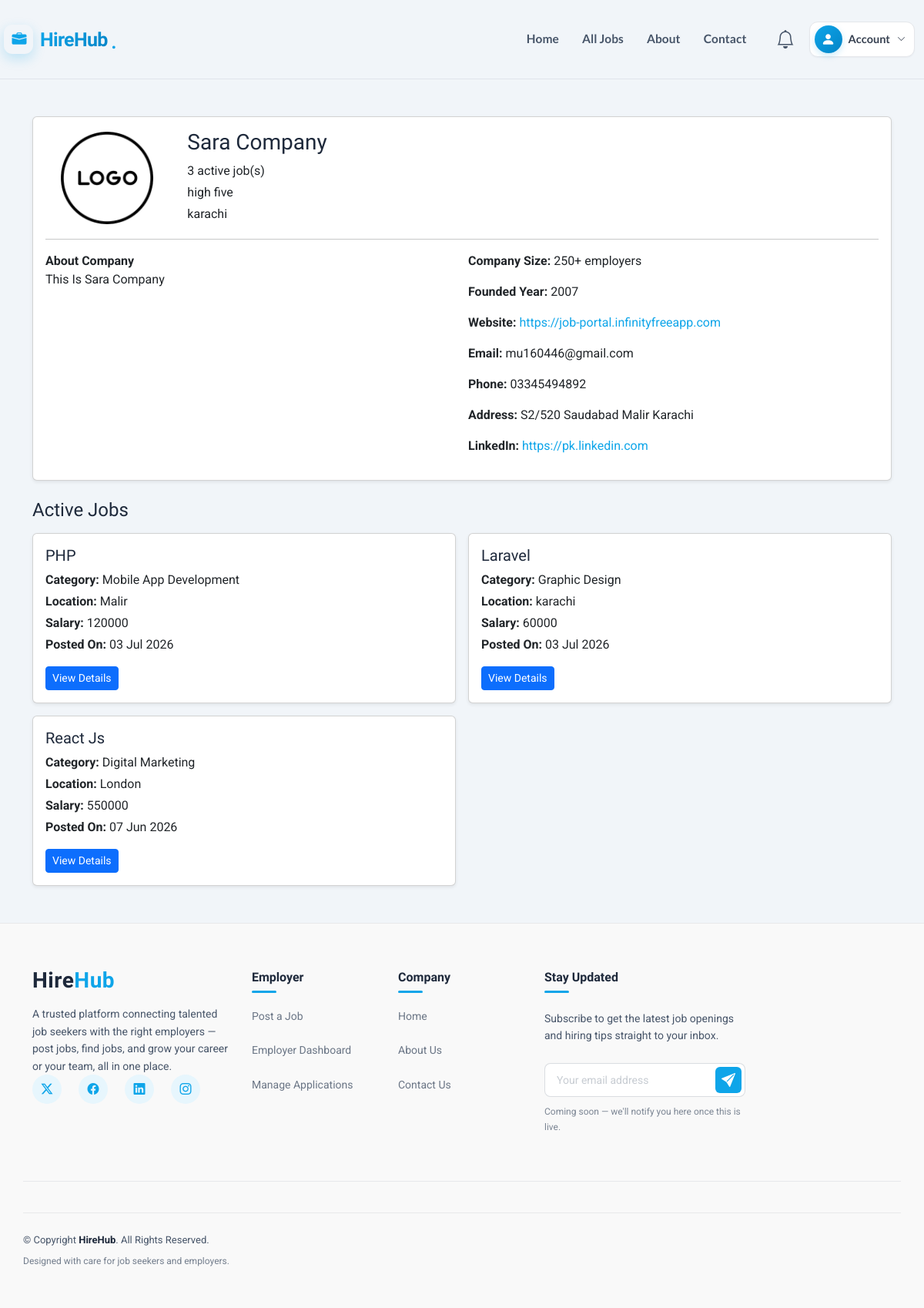
The app's page /company.php?id=2 (signed in) with its own data.
### tables this page shows
CREATE TABLE `users` (
  `id` int(11) NOT NULL,
  `fullname` varchar(100) DEFAULT NULL,
  `profile_image` varchar(255) DEFAULT 'user.png',
  `email` varchar(100) DEFAULT NULL,
  `password` varchar(255) DEFAULT NULL,
  `role` varchar(55) NOT NULL,
  `bio` mediumtext DEFAULT NULL,
  `skills` mediumtext DEFAULT NULL,
  `experience` varchar(100) DEFAULT NULL,
  `cv_file` varchar(255) DEFAULT NULL,
  `created_at` timestamp NOT NULL DEFAULT current_timestamp() ON UPDATE current_timestamp(),
  `company_name` varchar(150) DEFAULT NULL,
  `company_logo` varchar(255) DEFAULT NULL,
  `company_website` varchar(255) DEFAULT NULL,
  `company_email` varchar(150) DEFAULT NULL,
  `company_phone` varchar(30) DEFAULT NULL,
  `company_industry` varchar(100) DEFAULT NULL,
  `company_size` varchar(50) DEFAULT NULL,
  `company_founded_year` year(4) DEFAULT NULL,
  `company_city` varchar(100) DEFAULT NULL,
  `company_address` mediumtext DEFAULT NULL,
  `company_about` mediumtext DEFAULT NULL,
  `company_linkedin` varchar(255) DEFAULT NULL,
  `reset_token` varchar(64) DEFAULT NULL,
  `reset_token_expiry` datetime DEFAULT NULL
);

CREATE TABLE `jobs` (
  `id` int(11) NOT NULL,
  `user_id` int(11) DEFAULT NULL,
  `title` varchar(255) DEFAULT NULL,
  `company` varchar(255) DEFAULT NULL,
  `location` varchar(255) DEFAULT NULL,
  `salary` varchar(100) DEFAULT NULL,
  `description` mediumtext DEFAULT NULL,
  `created_at` timestamp NOT NULL DEFAULT current_timestamp(),
  `category_id` int(11) DEFAULT NULL,
  `status` varchar(20) DEFAULT 'open',
  `job_type` enum('Full Time','Part Time','Internship','Contract','Remote','Hybrid') NOT NULL DEFAULT 'Full Time',
  `approval_status` varchar(20) DEFAULT 'pending',
  `required_skills` mediumtext DEFAULT NULL
);

CREATE TABLE `categories` (
  `id` int(11) NOT NULL,
  `name` varchar(100) NOT NULL
);

### company.php (the view, shortened to what this page needs)
<?php
require_once './includes/config.php';
$id = intval($_GET['id']);
$result = mysqli_execute_query($conn, "SELECT * FROM users WHERE id = ? AND role = 'employer'", [$id]);
$company = mysqli_fetch_assoc($result);
$jobs_result = mysqli_execute_query($conn, "SELECT *,jobs.id as job_id,categories.name AS cat_name FROM jobs inner join categories on jobs.category_id = categories.id WHERE user_id = ? AND status = 'open' ORDER BY jobs.id DESC", [$id]);
$total_jobs_result = mysqli_execute_query($conn, "select count(*) as total_jobs from jobs where user_id = ? and status = 'open' and approval_status = 'approved'", [$id]);
$total_jobs = mysqli_fetch_assoc($total_jobs_result);
function safeUrl($url) {
    if (preg_match('/^https?:\/\//i', $url)) {
        return htmlspecialchars($url);
    }
    return "";
}
require_once './includes/header.php';
?>
<div class="container my-5">
    <div class="card shadow-sm mb-4">
        <div class="card-body">
            <div class="row align-items-center">
                <div class="col-md-2 text-center mb-3 mb-md-0">
                    <?php if (!empty($company['company_logo'])) { ?>
                        <img src="uploads/company_logos/<?php echo htmlspecialchars($company['company_logo']); ?>" width="120" height="120" style="object-fit:cover; border-radius:5px;">
                    <?php } else { ?>
                        <img src="assets/img/default_company.png" width="120" height="120" style="object-fit:cover; border-radius:5px;">
                    <?php } ?>
                </div>
                <div class="col-md-10">
                    <h3><?php echo htmlspecialchars($company['company_name'] ?? 'N/A'); ?></h3>
                    <p class="mb-1"><?php echo (int)$total_jobs['total_jobs']; ?> active job(s)</p>
                    <p class="mb-1"><?php echo htmlspecialchars($company['company_industry'] ?? 'N/A'); ?></p>
                    <p class="mb-1"><?php echo htmlspecialchars($company['company_city'] ?? 'N/A'); ?></p>
                </div>
            </div>
            <hr>
            <div class="row g-3">
                <div class="col-md-6">
                    <strong>About Company</strong>
                    <p><?php echo !empty($company['company_about']) ? nl2br(htmlspecialchars($company['company_about'])) : 'N/A'; ?></p>
                </div>
                <div class="col-md-6">
                    <p><strong>Company Size:</strong> <?php echo !empty($company['company_size']) ? htmlspecialchars($company['company_size']) : 'N/A'; ?> </p>
                    <p><strong>Founded Year:</strong> <?php echo !empty($company['company_founded_year']) ? htmlspecialchars($company['company_founded_year']) : 'N/A'; ?></p>
                    <p><strong>Website:</strong>
                        <?php $website = safeUrl($company['company_website'] ?? ''); ?>
                        <?php if (!empty($website)) { ?>
                            <a href="<?php echo $website; ?>" target="_blank" rel="noopener noreferrer"><?php echo $website; ?></a>
                        <?php } else { ?>
                            N/A
                        <?php } ?>
                    </p>
                    <p><strong>Email:</strong> <?php echo !empty($company['company_email']) ? htmlspecialchars($company['company_email']) : 'N/A'; ?>  </p>
                    <p><strong>Phone:</strong> <?php echo !empty($company['company_phone']) ? htmlspecialchars($company['company_phone']) : 'N/A'; ?>  </p>
                    <p><strong>Address:</strong> <?php echo !empty($company['company_address']) ? nl2br(htmlspecialchars($company['company_address'])) : 'N/A'; ?> </p>
                    <p><strong>LinkedIn:</strong>
                        <?php $linkedin = safeUrl($company['company_linkedin'] ?? ''); ?>
                        <?php if (!empty($linkedin)) { ?>
                            <a href="<?php echo $linkedin; ?>" target="_blank" rel="noopener noreferrer"><?php echo $linkedin; ?></a>
                        <?php } else { ?>
                            N/A
                        <?php } ?>
                    </p>
                </div>
            </div>
        </div>
    </div>
    <h4 class="mb-3">Active Jobs</h4>
    <div class="row g-3">
        <?php if (mysqli_num_rows($jobs_result) > 0) { ?>
            <?php while ($job = mysqli_fetch_assoc($jobs_result)) { ?>
                <div class="col-md-6">
                    <div class="card shadow-sm h-100">
                        <div class="card-body">
                            <h5><?php echo htmlspecialchars($job['title']); ?></h5>
                            <p class="mb-1"><strong>Category:</strong> <?php echo htmlspecialchars($job['cat_name']); ?></p>
                            <p class="mb-1"><strong>Location:</strong> <?php echo htmlspecialchars($job['location']); ?></p>
                            <p class="mb-1"><strong>Salary:</strong> <?php echo htmlspecialchars($job['salary']); ?></p>
                            <p class="mb-3"> <strong>Posted On:</strong> <?php echo date("d M Y", strtotime($job['created_at'])); ?> </p>
                            <a href="job-details.php?id=<?php echo (int)$job['job_id']; ?>" class="btn btn-primary btn-sm">View Details</a>
                        </div>
                    </div>
                </div>
            <?php } ?>
        <?php } else { ?>
            <div class="col-12">
                <p>No active jobs posted by this company.</p>
            </div>
        <?php } ?>
    </div>
</div>
<?php require_once './includes/footer.php'; ?>

### records on screen
users: company_name "Sara Company", company_industry "high five", company_city "karachi", company_about "This Is Sara Company", company_size "250+ employers", company_founded_year "2007", company_website "https://job-portal.infinityfreeapp.com", company_email "mu160446@gmail.com", company_phone "03345494892", company_address "S2/520 Saudabad Malir Karachi", company_linkedin "https://pk.linkedin.com"
jobs: title "PHP", category.name "Mobile App Development", location "Malir", salary "120000", created_at "03 Jul 2026"
jobs: title "Laravel", category.name "Graphic Design", location "karachi", salary "60000", created_at "03 Jul 2026"
jobs: title "React Js", category.name "Digital Marketing", location "London", salary "550000", created_at "07 Jun 2026"

### other values on screen
$total_jobs['total_jobs'] "3"
